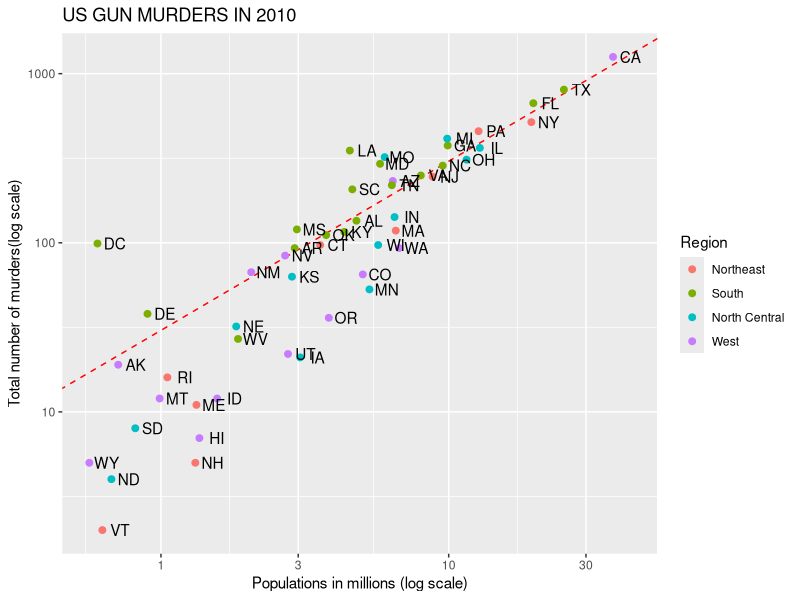
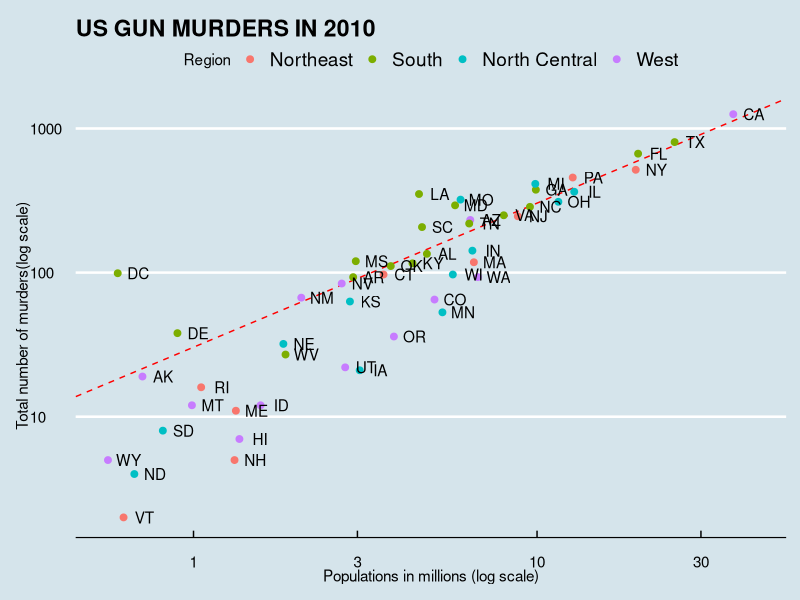

R code for these plots, in order:
library(tidyverse)
library(dslabs)
data(murders)
r <- murders %>% summarize (rate =sum(total)/sum(population)*1000000) %>% .$rate
p <- murders %>% ggplot(aes(population/10^6, total, label = abb))
m <- p + geom_abline(intercept = log10(r), lty = 2, color = 'red') +
  geom_point(aes(col = region), size = 2)+
    geom_text(nudge_x = 0.06) +
  scale_x_continuous(trans = 'log10') +
  scale_y_continuous(trans = 'log10') +
  xlab('Populations in millions (log scale)') + 
  ylab('Total number of murders(log scale)') +
  ggtitle('US GUN MURDERS IN 2010') +
  scale_color_discrete(name = 'Region')
print(m)
library(ggthemes)
library(ggrepel)
m + theme_economist()
